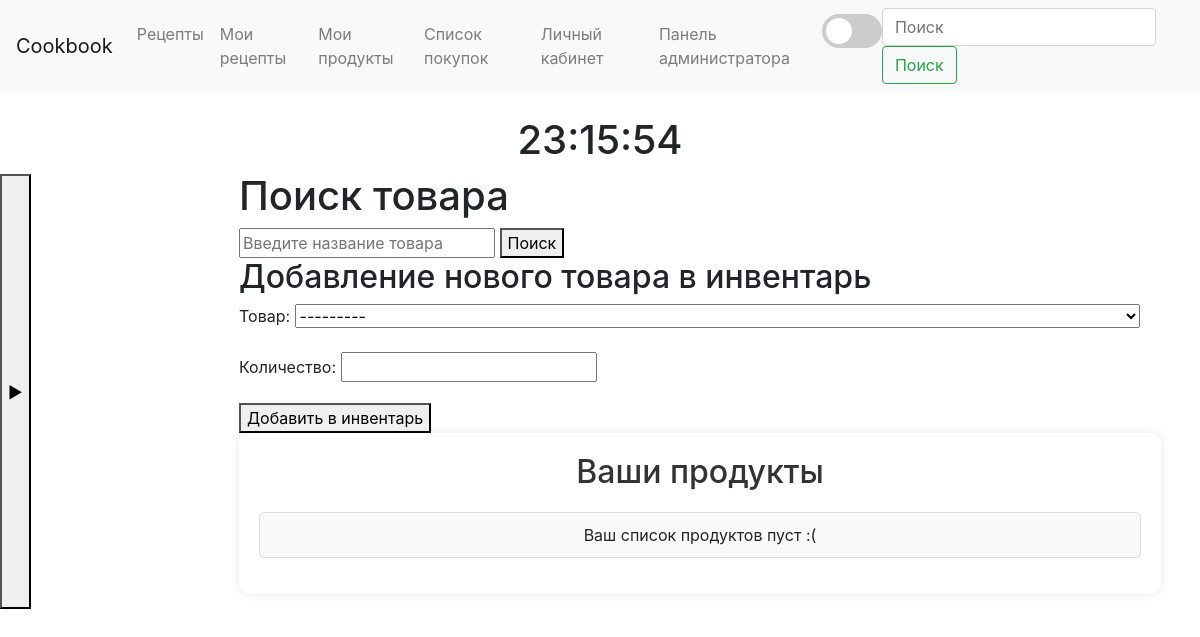
The page /products (signed in) on the database as committed earlier.
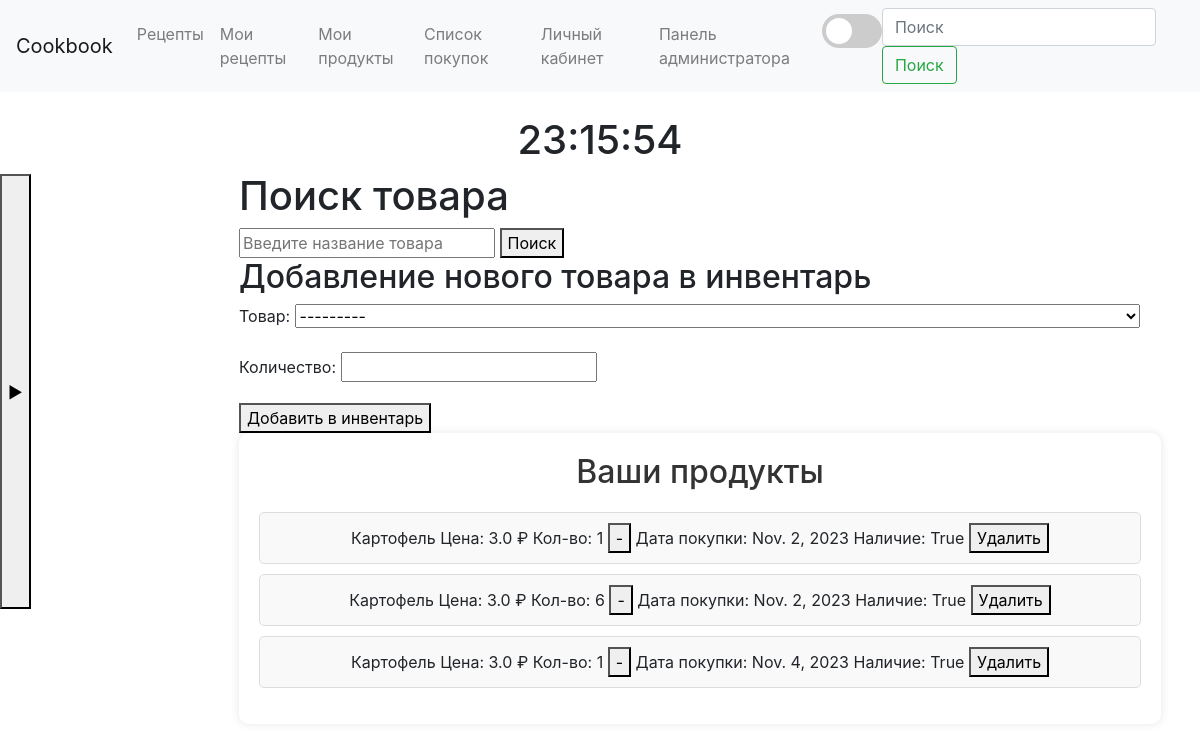
The same page on the database as committed later.
### main/models.py (models this page shows)
class InventoryItem(models.Model):
    user = models.ForeignKey(User, on_delete=models.CASCADE)
    product = models.ForeignKey(Product, on_delete=models.CASCADE)
    availability = models.BooleanField(null=True)
    quantity = models.IntegerField(null=True)
    date_of_purchase = models.DateField(null=True)
    expiry_date = models.DateField(null=True)

class Product(models.Model):
    name = models.CharField(max_length=200)
    price = models.FloatField(null=True)
    def __str__(self):
        return self.name

### main/views.py (the view)
# urls.py: path('products', views.products, name='products'),
def products(request):
    query = request.GET.get('q', '')
    results = []
    if query and request.method == 'GET':
        results = Product.objects.filter(name__icontains=query)
    if request.method == 'POST':
        form = InventoryItemForm(request.POST)
        if form.is_valid():
            item = form.save(commit=False)
            item.user = request.user
            item.date_of_purchase = timezone.now()
            item.availability = True
            item.save()
            return redirect('products')
    else:
        form = InventoryItemForm()
    user_inventory = InventoryItem.objects.filter(user=request.user)
    return render(request, 'main/products.html', {'form': form, 'user_inventory': user_inventory, 'results': results, 'query': query})

### main/forms.py
class InventoryItemForm(forms.ModelForm):
    class Meta:
        model = InventoryItem
        fields = ['product', 'quantity']

### main/templates/main/Products.html (shortened to what this page needs)
{% extends 'main/base.html' %}
{% block content %}
    <h1>Поиск товара</h1>
    <form method="get" action="{% url 'products' %}">
        <input type="text" name="q" value="{{ query }}" placeholder="Введите название товара">
        <button type="submit">Поиск</button>
    </form>
    <h2>Добавление нового товара в инвентарь</h2>
    <form method="post" action="{% url 'products' %}">
        <div class="form-group">
            <label for="{{ form.product.id_for_label }}">Товар:</label>
            {{ form.product }}
        </div>
        <div class="form-group">
            <label for="{{ form.quantity.id_for_label }}">Количество:</label>
            {{ form.quantity }}
        </div>
        <button type="submit">Добавить в инвентарь</button>
    </form>
    <div class="custom-container">
        <h2 class="custom-heading">Ваши продукты</h2>
        <ul class="custom-list">
            {% for item in user_inventory %}
                <li class="custom-item">
                    {{ item.product.name }}
                    Цена: {{ item.product.price }} ₽
                    Кол-во:
                    <span id="quantity_{{ item.product.id }}">{{ item.quantity }}</span>
                    <button onclick="decreaseQuantity({{ item.product.id }})">-</button>
                    Дата покупки: {{ item.date_of_purchase }}
                    Наличие: {{ item.availability }}
                    <button onclick="deleteProduct({{ item.product.id }})">Удалить</button>
                </li>
            {% empty %}
                <li class="custom-item">Ваш список продуктов пуст :(</li>
            {% endfor %}
        </ul>
    </div>
{% endblock %}

Rows that differ between the two databases and show on the page:
added InventoryItem: product.name "Картофель", product.price "3.0", quantity "1", date_of_purchase "Nov. 2, 2023", availability "True"
added InventoryItem: product.name "Картофель", product.price "3.0", quantity "6", date_of_purchase "Nov. 2, 2023", availability "True"
added InventoryItem: product.name "Картофель", product.price "3.0", quantity "1", date_of_purchase "Nov. 4, 2023", availability "True"
Other text that changed with them:
text no longer shown: "Ваш список продуктов пуст :("
